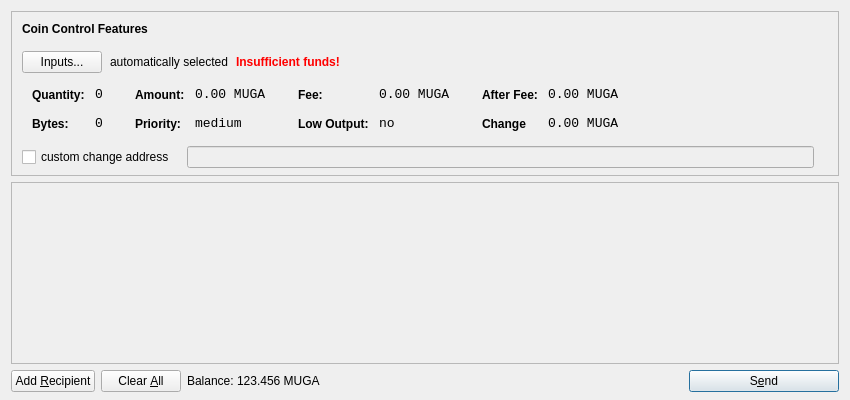
<?xml version="1.0" encoding="UTF-8"?>
<ui version="4.0">
 <class>SendCoinsDialog</class>
 <widget class="QDialog" name="SendCoinsDialog">
  <property name="geometry">
   <rect>
    <x>0</x>
    <y>0</y>
    <width>850</width>
    <height>400</height>
   </rect>
  </property>
  <property name="windowTitle">
   <string>Send Coins</string>
  </property>
  <layout class="QVBoxLayout" name="verticalLayout" stretch="0,1,0">
   <property name="bottomMargin">
    <number>8</number>
   </property>
   <item>
    <widget class="QFrame" name="frameCoinControl">
     <property name="sizePolicy">
      <sizepolicy hsizetype="Expanding" vsizetype="Expanding">
       <horstretch>0</horstretch>
       <verstretch>0</verstretch>
      </sizepolicy>
     </property>
     <property name="maximumSize">
      <size>
       <width>16777215</width>
       <height>16777215</height>
      </size>
     </property>
     <property name="frameShape">
      <enum>QFrame::StyledPanel</enum>
     </property>
     <property name="frameShadow">
      <enum>QFrame::Sunken</enum>
     </property>
     <layout class="QVBoxLayout" name="verticalLayoutCoinControl2">
      <property name="spacing">
       <number>-1</number>
      </property>
      <property name="leftMargin">
       <number>0</number>
      </property>
      <property name="topMargin">
       <number>0</number>
      </property>
      <property name="rightMargin">
       <number>0</number>
      </property>
      <property name="bottomMargin">
       <number>6</number>
      </property>
      <item>
       <layout class="QVBoxLayout" name="verticalLayoutCoinControl" stretch="0,0,0,0,1">
        <property name="spacing">
         <number>0</number>
        </property>
        <property name="leftMargin">
         <number>10</number>
        </property>
        <property name="topMargin">
         <number>10</number>
        </property>
        <item>
         <layout class="QHBoxLayout" name="horizontalLayoutCoinControl1">
          <property name="bottomMargin">
           <number>15</number>
          </property>
          <item>
           <widget class="QLabel" name="labelCoinControlFeatures">
            <property name="sizePolicy">
             <sizepolicy hsizetype="Preferred" vsizetype="Maximum">
              <horstretch>0</horstretch>
              <verstretch>0</verstretch>
             </sizepolicy>
            </property>
            <property name="font">
             <font>
              <weight>75</weight>
              <bold>true</bold>
             </font>
            </property>
            <property name="styleSheet">
             <string notr="true">font-weight:bold;</string>
            </property>
            <property name="text">
             <string>Coin Control Features</string>
            </property>
           </widget>
          </item>
         </layout>
        </item>
        <item>
         <layout class="QHBoxLayout" name="horizontalLayoutCoinControl2" stretch="0,0,0,0">
          <property name="spacing">
           <number>8</number>
          </property>
          <property name="bottomMargin">
           <number>10</number>
          </property>
          <item>
           <widget class="QPushButton" name="pushButtonCoinControl">
            <property name="styleSheet">
             <string notr="true"/>
            </property>
            <property name="text">
             <string>Inputs...</string>
            </property>
           </widget>
          </item>
          <item>
           <widget class="QLabel" name="labelCoinControlAutomaticallySelected">
            <property name="text">
             <string>automatically selected</string>
            </property>
            <property name="margin">
             <number>5</number>
            </property>
           </widget>
          </item>
          <item>
           <widget class="QLabel" name="labelCoinControlInsuffFunds">
            <property name="font">
             <font>
              <weight>75</weight>
              <bold>true</bold>
             </font>
            </property>
            <property name="styleSheet">
             <string notr="true">color:red;font-weight:bold;</string>
            </property>
            <property name="text">
             <string>Insufficient funds!</string>
            </property>
            <property name="margin">
             <number>5</number>
            </property>
           </widget>
          </item>
          <item>
           <spacer name="horizontalSpacerCoinControl">
            <property name="orientation">
             <enum>Qt::Horizontal</enum>
            </property>
            <property name="sizeHint" stdset="0">
             <size>
              <width>40</width>
              <height>1</height>
             </size>
            </property>
           </spacer>
          </item>
         </layout>
        </item>
        <item>
         <widget class="QWidget" name="widgetCoinControl" native="true">
          <property name="sizePolicy">
           <sizepolicy hsizetype="Preferred" vsizetype="Preferred">
            <horstretch>0</horstretch>
            <verstretch>0</verstretch>
           </sizepolicy>
          </property>
          <property name="minimumSize">
           <size>
            <width>0</width>
            <height>0</height>
           </size>
          </property>
          <property name="styleSheet">
           <string notr="true"/>
          </property>
          <layout class="QHBoxLayout" name="horizontalLayoutCoinControl5">
           <property name="margin">
            <number>0</number>
           </property>
           <item>
            <layout class="QHBoxLayout" name="horizontalLayoutCoinControl3" stretch="0,0,0,1">
             <property name="spacing">
              <number>20</number>
             </property>
             <property name="topMargin">
              <number>0</number>
             </property>
             <property name="bottomMargin">
              <number>10</number>
             </property>
             <item>
              <layout class="QFormLayout" name="formLayoutCoinControl1">
               <property name="horizontalSpacing">
                <number>10</number>
               </property>
               <property name="verticalSpacing">
                <number>14</number>
               </property>
               <property name="leftMargin">
                <number>10</number>
               </property>
               <property name="topMargin">
                <number>4</number>
               </property>
               <property name="rightMargin">
                <number>6</number>
               </property>
               <item row="0" column="0">
                <widget class="QLabel" name="labelCoinControlQuantityText">
                 <property name="styleSheet">
                  <string notr="true">font-weight:bold;</string>
                 </property>
                 <property name="text">
                  <string>Quantity:</string>
                 </property>
                 <property name="margin">
                  <number>0</number>
                 </property>
                </widget>
               </item>
               <item row="0" column="1">
                <widget class="QLabel" name="labelCoinControlQuantity">
                 <property name="font">
                  <font>
                   <family>Monospace</family>
                   <pointsize>10</pointsize>
                  </font>
                 </property>
                 <property name="cursor">
                  <cursorShape>IBeamCursor</cursorShape>
                 </property>
                 <property name="contextMenuPolicy">
                  <enum>Qt::ActionsContextMenu</enum>
                 </property>
                 <property name="text">
                  <string>0</string>
                 </property>
                 <property name="margin">
                  <number>0</number>
                 </property>
                 <property name="textInteractionFlags">
                  <set>Qt::LinksAccessibleByMouse|Qt::TextSelectableByKeyboard|Qt::TextSelectableByMouse</set>
                 </property>
                </widget>
               </item>
               <item row="1" column="0">
                <widget class="QLabel" name="labelCoinControlBytesText">
                 <property name="styleSheet">
                  <string notr="true">font-weight:bold;</string>
                 </property>
                 <property name="text">
                  <string>Bytes:</string>
                 </property>
                </widget>
               </item>
               <item row="1" column="1">
                <widget class="QLabel" name="labelCoinControlBytes">
                 <property name="font">
                  <font>
                   <family>Monospace</family>
                   <pointsize>10</pointsize>
                  </font>
                 </property>
                 <property name="cursor">
                  <cursorShape>IBeamCursor</cursorShape>
                 </property>
                 <property name="contextMenuPolicy">
                  <enum>Qt::ActionsContextMenu</enum>
                 </property>
                 <property name="text">
                  <string>0</string>
                 </property>
                 <property name="textInteractionFlags">
                  <set>Qt::LinksAccessibleByMouse|Qt::TextSelectableByKeyboard|Qt::TextSelectableByMouse</set>
                 </property>
                </widget>
               </item>
              </layout>
             </item>
             <item>
              <layout class="QFormLayout" name="formLayoutCoinControl2">
               <property name="horizontalSpacing">
                <number>10</number>
               </property>
               <property name="verticalSpacing">
                <number>14</number>
               </property>
               <property name="leftMargin">
                <number>6</number>
               </property>
               <property name="topMargin">
                <number>4</number>
               </property>
               <property name="rightMargin">
                <number>6</number>
               </property>
               <item row="0" column="0">
                <widget class="QLabel" name="labelCoinControlAmountText">
                 <property name="styleSheet">
                  <string notr="true">font-weight:bold;</string>
                 </property>
                 <property name="text">
                  <string>Amount:</string>
                 </property>
                 <property name="margin">
                  <number>0</number>
                 </property>
                </widget>
               </item>
               <item row="0" column="1">
                <widget class="QLabel" name="labelCoinControlAmount">
                 <property name="font">
                  <font>
                   <family>Monospace</family>
                   <pointsize>10</pointsize>
                  </font>
                 </property>
                 <property name="cursor">
                  <cursorShape>IBeamCursor</cursorShape>
                 </property>
                 <property name="contextMenuPolicy">
                  <enum>Qt::ActionsContextMenu</enum>
                 </property>
                 <property name="text">
                  <string>0.00 MUGA</string>
                 </property>
                 <property name="textInteractionFlags">
                  <set>Qt::LinksAccessibleByMouse|Qt::TextSelectableByKeyboard|Qt::TextSelectableByMouse</set>
                 </property>
                </widget>
               </item>
               <item row="1" column="0">
                <widget class="QLabel" name="labelCoinControlPriorityText">
                 <property name="styleSheet">
                  <string notr="true">font-weight:bold;</string>
                 </property>
                 <property name="text">
                  <string>Priority:</string>
                 </property>
                </widget>
               </item>
               <item row="1" column="1">
                <widget class="QLabel" name="labelCoinControlPriority">
                 <property name="font">
                  <font>
                   <family>Monospace</family>
                   <pointsize>10</pointsize>
                  </font>
                 </property>
                 <property name="cursor">
                  <cursorShape>IBeamCursor</cursorShape>
                 </property>
                 <property name="contextMenuPolicy">
                  <enum>Qt::ActionsContextMenu</enum>
                 </property>
                 <property name="text">
                  <string>medium</string>
                 </property>
                 <property name="textInteractionFlags">
                  <set>Qt::LinksAccessibleByMouse|Qt::TextSelectableByKeyboard|Qt::TextSelectableByMouse</set>
                 </property>
                </widget>
               </item>
              </layout>
             </item>
             <item>
              <layout class="QFormLayout" name="formLayoutCoinControl3">
               <property name="horizontalSpacing">
                <number>10</number>
               </property>
               <property name="verticalSpacing">
                <number>14</number>
               </property>
               <property name="leftMargin">
                <number>6</number>
               </property>
               <property name="topMargin">
                <number>4</number>
               </property>
               <property name="rightMargin">
                <number>6</number>
               </property>
               <item row="0" column="0">
                <widget class="QLabel" name="labelCoinControlFeeText">
                 <property name="styleSheet">
                  <string notr="true">font-weight:bold;</string>
                 </property>
                 <property name="text">
                  <string>Fee:</string>
                 </property>
                 <property name="margin">
                  <number>0</number>
                 </property>
                </widget>
               </item>
               <item row="0" column="1">
                <widget class="QLabel" name="labelCoinControlFee">
                 <property name="font">
                  <font>
                   <family>Monospace</family>
                   <pointsize>10</pointsize>
                  </font>
                 </property>
                 <property name="cursor">
                  <cursorShape>IBeamCursor</cursorShape>
                 </property>
                 <property name="contextMenuPolicy">
                  <enum>Qt::ActionsContextMenu</enum>
                 </property>
                 <property name="text">
                  <string>0.00 MUGA</string>
                 </property>
                 <property name="textInteractionFlags">
                  <set>Qt::LinksAccessibleByMouse|Qt::TextSelectableByKeyboard|Qt::TextSelectableByMouse</set>
                 </property>
                </widget>
               </item>
               <item row="1" column="0">
                <widget class="QLabel" name="labelCoinControlLowOutputText">
                 <property name="styleSheet">
                  <string notr="true">font-weight:bold;</string>
                 </property>
                 <property name="text">
                  <string>Low Output:</string>
                 </property>
                </widget>
               </item>
               <item row="1" column="1">
                <widget class="QLabel" name="labelCoinControlLowOutput">
                 <property name="font">
                  <font>
                   <family>Monospace</family>
                   <pointsize>10</pointsize>
                  </font>
                 </property>
                 <property name="cursor">
                  <cursorShape>IBeamCursor</cursorShape>
                 </property>
                 <property name="contextMenuPolicy">
                  <enum>Qt::ActionsContextMenu</enum>
                 </property>
                 <property name="text">
                  <string>no</string>
                 </property>
                 <property name="textInteractionFlags">
                  <set>Qt::LinksAccessibleByMouse|Qt::TextSelectableByKeyboard|Qt::TextSelectableByMouse</set>
                 </property>
                </widget>
               </item>
              </layout>
             </item>
             <item>
              <layout class="QFormLayout" name="formLayoutCoinControl4">
               <property name="horizontalSpacing">
                <number>10</number>
               </property>
               <property name="verticalSpacing">
                <number>14</number>
               </property>
               <property name="leftMargin">
                <number>6</number>
               </property>
               <property name="topMargin">
                <number>4</number>
               </property>
               <property name="rightMargin">
                <number>6</number>
               </property>
               <item row="0" column="0">
                <widget class="QLabel" name="labelCoinControlAfterFeeText">
                 <property name="styleSheet">
                  <string notr="true">font-weight:bold;</string>
                 </property>
                 <property name="text">
                  <string>After Fee:</string>
                 </property>
                 <property name="margin">
                  <number>0</number>
                 </property>
                </widget>
               </item>
               <item row="0" column="1">
                <widget class="QLabel" name="labelCoinControlAfterFee">
                 <property name="font">
                  <font>
                   <family>Monospace</family>
                   <pointsize>10</pointsize>
                  </font>
                 </property>
                 <property name="cursor">
                  <cursorShape>IBeamCursor</cursorShape>
                 </property>
                 <property name="contextMenuPolicy">
                  <enum>Qt::ActionsContextMenu</enum>
                 </property>
                 <property name="text">
                  <string>0.00 MUGA</string>
                 </property>
                 <property name="textInteractionFlags">
                  <set>Qt::LinksAccessibleByMouse|Qt::TextSelectableByKeyboard|Qt::TextSelectableByMouse</set>
                 </property>
                </widget>
               </item>
               <item row="1" column="0">
                <widget class="QLabel" name="labelCoinControlChangeText">
                 <property name="styleSheet">
                  <string notr="true">font-weight:bold;</string>
                 </property>
                 <property name="text">
                  <string>Change</string>
                 </property>
                </widget>
               </item>
               <item row="1" column="1">
                <widget class="QLabel" name="labelCoinControlChange">
                 <property name="font">
                  <font>
                   <family>Monospace</family>
                   <pointsize>10</pointsize>
                  </font>
                 </property>
                 <property name="cursor">
                  <cursorShape>IBeamCursor</cursorShape>
                 </property>
                 <property name="contextMenuPolicy">
                  <enum>Qt::ActionsContextMenu</enum>
                 </property>
                 <property name="text">
                  <string>0.00 MUGA</string>
                 </property>
                 <property name="textInteractionFlags">
                  <set>Qt::LinksAccessibleByMouse|Qt::TextSelectableByKeyboard|Qt::TextSelectableByMouse</set>
                 </property>
                </widget>
               </item>
              </layout>
             </item>
            </layout>
           </item>
          </layout>
         </widget>
        </item>
        <item>
         <layout class="QHBoxLayout" name="horizontalLayoutCoinControl4" stretch="0,0,0">
          <property name="spacing">
           <number>12</number>
          </property>
          <property name="sizeConstraint">
           <enum>QLayout::SetDefaultConstraint</enum>
          </property>
          <property name="topMargin">
           <number>5</number>
          </property>
          <property name="rightMargin">
           <number>5</number>
          </property>
          <item>
           <widget class="QCheckBox" name="checkBoxCoinControlChange">
            <property name="text">
             <string>custom change address</string>
            </property>
           </widget>
          </item>
          <item>
           <widget class="QLineEdit" name="lineEditCoinControlChange">
            <property name="enabled">
             <bool>false</bool>
            </property>
            <property name="sizePolicy">
             <sizepolicy hsizetype="Expanding" vsizetype="Fixed">
              <horstretch>0</horstretch>
              <verstretch>0</verstretch>
             </sizepolicy>
            </property>
           </widget>
          </item>
          <item>
           <widget class="QLabel" name="labelCoinControlChangeLabel">
            <property name="sizePolicy">
             <sizepolicy hsizetype="Preferred" vsizetype="Expanding">
              <horstretch>0</horstretch>
              <verstretch>0</verstretch>
             </sizepolicy>
            </property>
            <property name="minimumSize">
             <size>
              <width>0</width>
              <height>0</height>
             </size>
            </property>
            <property name="text">
             <string/>
            </property>
            <property name="margin">
             <number>3</number>
            </property>
           </widget>
          </item>
         </layout>
        </item>
        <item>
         <spacer name="verticalSpacerCoinControl">
          <property name="orientation">
           <enum>Qt::Vertical</enum>
          </property>
          <property name="sizeHint" stdset="0">
           <size>
            <width>800</width>
            <height>1</height>
           </size>
          </property>
         </spacer>
        </item>
       </layout>
      </item>
     </layout>
    </widget>
   </item>
   <item>
    <widget class="QScrollArea" name="scrollArea">
     <property name="widgetResizable">
      <bool>true</bool>
     </property>
     <widget class="QWidget" name="scrollAreaWidgetContents">
      <property name="geometry">
       <rect>
        <x>0</x>
        <y>0</y>
        <width>830</width>
        <height>165</height>
       </rect>
      </property>
      <layout class="QVBoxLayout" name="verticalLayout_2">
       <property name="margin">
        <number>0</number>
       </property>
       <item>
        <layout class="QVBoxLayout" name="entries">
         <property name="spacing">
          <number>6</number>
         </property>
        </layout>
       </item>
       <item>
        <spacer name="verticalSpacer">
         <property name="orientation">
          <enum>Qt::Vertical</enum>
         </property>
         <property name="sizeHint" stdset="0">
          <size>
           <width>20</width>
           <height>40</height>
          </size>
         </property>
        </spacer>
       </item>
      </layout>
     </widget>
    </widget>
   </item>
   <item>
    <layout class="QHBoxLayout" name="horizontalLayout">
     <item>
      <widget class="QPushButton" name="addButton">
       <property name="toolTip">
        <string>Send to multiple recipients at once</string>
       </property>
       <property name="text">
        <string>Add &amp;Recipient</string>
       </property>
       <property name="icon">
        <iconset resource="../bitcoin.qrc">
         <normaloff>:/icons/add</normaloff>:/icons/add</iconset>
       </property>
       <property name="autoDefault">
        <bool>false</bool>
       </property>
      </widget>
     </item>
     <item>
      <widget class="QPushButton" name="clearButton">
       <property name="sizePolicy">
        <sizepolicy hsizetype="Minimum" vsizetype="Fixed">
         <horstretch>0</horstretch>
         <verstretch>0</verstretch>
        </sizepolicy>
       </property>
       <property name="toolTip">
        <string>Remove all transaction fields</string>
       </property>
       <property name="text">
        <string>Clear &amp;All</string>
       </property>
       <property name="icon">
        <iconset resource="../bitcoin.qrc">
         <normaloff>:/icons/remove</normaloff>:/icons/remove</iconset>
       </property>
       <property name="autoRepeatDelay">
        <number>300</number>
       </property>
       <property name="autoDefault">
        <bool>false</bool>
       </property>
      </widget>
     </item>
     <item>
      <layout class="QHBoxLayout" name="horizontalLayout_2">
       <property name="spacing">
        <number>3</number>
       </property>
       <item>
        <widget class="QLabel" name="label">
         <property name="sizePolicy">
          <sizepolicy hsizetype="Preferred" vsizetype="Fixed">
           <horstretch>0</horstretch>
           <verstretch>0</verstretch>
          </sizepolicy>
         </property>
         <property name="text">
          <string>Balance:</string>
         </property>
        </widget>
       </item>
       <item>
        <widget class="QLabel" name="labelBalance">
         <property name="sizePolicy">
          <sizepolicy hsizetype="Preferred" vsizetype="Fixed">
           <horstretch>0</horstretch>
           <verstretch>0</verstretch>
          </sizepolicy>
         </property>
         <property name="cursor">
          <cursorShape>IBeamCursor</cursorShape>
         </property>
         <property name="text">
          <string>123.456 MUGA</string>
         </property>
         <property name="textInteractionFlags">
          <set>Qt::LinksAccessibleByMouse|Qt::TextSelectableByKeyboard|Qt::TextSelectableByMouse</set>
         </property>
        </widget>
       </item>
      </layout>
     </item>
     <item>
      <spacer name="horizontalSpacer">
       <property name="orientation">
        <enum>Qt::Horizontal</enum>
       </property>
       <property name="sizeHint" stdset="0">
        <size>
         <width>40</width>
         <height>20</height>
        </size>
       </property>
      </spacer>
     </item>
     <item>
      <widget class="QPushButton" name="sendButton">
       <property name="minimumSize">
        <size>
         <width>150</width>
         <height>0</height>
        </size>
       </property>
       <property name="toolTip">
        <string>Confirm the send action</string>
       </property>
       <property name="text">
        <string>S&amp;end</string>
       </property>
       <property name="icon">
        <iconset resource="../bitcoin.qrc">
         <normaloff>:/icons/send</normaloff>:/icons/send</iconset>
       </property>
       <property name="default">
        <bool>true</bool>
       </property>
      </widget>
     </item>
    </layout>
   </item>
  </layout>
 </widget>
 <resources>
  <include location="../bitcoin.qrc"/>
 </resources>
 <connections/>
</ui>
